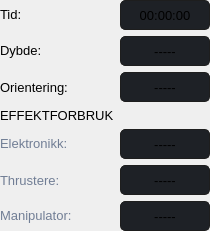
                                     <widget class="QFrame" name="rovColumn">
                                      <property name="minimumSize">
                                       <size>
                                        <width>0</width>
                                        <height>0</height>
                                       </size>
                                      </property>
                                      <property name="maximumSize">
                                       <size>
                                        <width>16777215</width>
                                        <height>16777215</height>
                                       </size>
                                      </property>
                                      <property name="frameShape">
                                       <enum>QFrame::NoFrame</enum>
                                      </property>
                                      <property name="frameShadow">
                                       <enum>QFrame::Raised</enum>
                                      </property>
                                      <layout class="QFormLayout" name="formLayout">
                                       <property name="rowWrapPolicy">
                                        <enum>QFormLayout::WrapLongRows</enum>
                                       </property>
                                       <property name="leftMargin">
                                        <number>0</number>
                                       </property>
                                       <property name="topMargin">
                                        <number>0</number>
                                       </property>
                                       <property name="rightMargin">
                                        <number>0</number>
                                       </property>
                                       <property name="bottomMargin">
                                        <number>0</number>
                                       </property>
                                       <item row="0" column="0">
                                        <widget class="QLabel" name="text_tid">
                                         <property name="minimumSize">
                                          <size>
                                           <width>100</width>
                                           <height>30</height>
                                          </size>
                                         </property>
                                         <property name="font">
                                          <font>
                                           <pointsize>10</pointsize>
                                           <italic>false</italic>
                                           <bold>false</bold>
                                          </font>
                                         </property>
                                         <property name="text">
                                          <string>Tid:</string>
                                         </property>
                                         <property name="textFormat">
                                          <enum>Qt::RichText</enum>
                                         </property>
                                        </widget>
                                       </item>
                                       <item row="0" column="1">
                                        <widget class="QLabel" name="label_tid">
                                         <property name="minimumSize">
                                          <size>
                                           <width>90</width>
                                           <height>30</height>
                                          </size>
                                         </property>
                                         <property name="maximumSize">
                                          <size>
                                           <width>90</width>
                                           <height>30</height>
                                          </size>
                                         </property>
                                         <property name="font">
                                          <font>
                                           <pointsize>10</pointsize>
                                           <italic>false</italic>
                                           <bold>false</bold>
                                          </font>
                                         </property>
                                         <property name="styleSheet">
                                          <string notr="true">background-color: rgb(30, 33, 38); border-radius: 5px; border: 1px solid rgb(30, 30, 30);</string>
                                         </property>
                                         <property name="frameShape">
                                          <enum>QFrame::NoFrame</enum>
                                         </property>
                                         <property name="lineWidth">
                                          <number>0</number>
                                         </property>
                                         <property name="midLineWidth">
                                          <number>0</number>
                                         </property>
                                         <property name="text">
                                          <string>00:00:00</string>
                                         </property>
                                         <property name="alignment">
                                          <set>Qt::AlignCenter</set>
                                         </property>
                                        </widget>
                                       </item>
                                       <item row="1" column="0">
                                        <widget class="QLabel" name="text_dybde">
                                         <property name="minimumSize">
                                          <size>
                                           <width>100</width>
                                           <height>30</height>
                                          </size>
                                         </property>
                                         <property name="font">
                                          <font>
                                           <pointsize>10</pointsize>
                                           <italic>false</italic>
                                           <bold>false</bold>
                                          </font>
                                         </property>
                                         <property name="text">
                                          <string>Dybde:</string>
                                         </property>
                                         <property name="textFormat">
                                          <enum>Qt::RichText</enum>
                                         </property>
                                        </widget>
                                       </item>
                                       <item row="1" column="1">
                                        <widget class="QLabel" name="label_dybde">
                                         <property name="minimumSize">
                                          <size>
                                           <width>90</width>
                                           <height>30</height>
                                          </size>
                                         </property>
                                         <property name="maximumSize">
                                          <size>
                                           <width>90</width>
                                           <height>30</height>
                                          </size>
                                         </property>
                                         <property name="font">
                                          <font>
                                           <pointsize>10</pointsize>
                                           <italic>false</italic>
                                           <bold>false</bold>
                                          </font>
                                         </property>
                                         <property name="styleSheet">
                                          <string notr="true">background-color: rgb(30, 33, 38); border-radius: 5px; border: 1px solid rgb(30, 30, 30);</string>
                                         </property>
                                         <property name="frameShape">
                                          <enum>QFrame::NoFrame</enum>
                                         </property>
                                         <property name="lineWidth">
                                          <number>0</number>
                                         </property>
                                         <property name="midLineWidth">
                                          <number>0</number>
                                         </property>
                                         <property name="text">
                                          <string>-----</string>
                                         </property>
                                         <property name="alignment">
                                          <set>Qt::AlignCenter</set>
                                         </property>
                                        </widget>
                                       </item>
                                       <item row="2" column="0">
                                        <widget class="QLabel" name="text_orientering">
                                         <property name="minimumSize">
                                          <size>
                                           <width>100</width>
                                           <height>30</height>
                                          </size>
                                         </property>
                                         <property name="font">
                                          <font>
                                           <pointsize>10</pointsize>
                                           <italic>false</italic>
                                           <bold>false</bold>
                                          </font>
                                         </property>
                                         <property name="text">
                                          <string>Orientering:</string>
                                         </property>
                                         <property name="textFormat">
                                          <enum>Qt::PlainText</enum>
                                         </property>
                                        </widget>
                                       </item>
                                       <item row="2" column="1">
                                        <widget class="QLabel" name="label_orientering">
                                         <property name="minimumSize">
                                          <size>
                                           <width>90</width>
                                           <height>30</height>
                                          </size>
                                         </property>
                                         <property name="maximumSize">
                                          <size>
                                           <width>90</width>
                                           <height>30</height>
                                          </size>
                                         </property>
                                         <property name="font">
                                          <font>
                                           <pointsize>10</pointsize>
                                           <italic>false</italic>
                                           <bold>false</bold>
                                          </font>
                                         </property>
                                         <property name="styleSheet">
                                          <string notr="true">background-color: rgb(30, 33, 38); border-radius: 5px; border: 1px solid rgb(30, 30, 30);</string>
                                         </property>
                                         <property name="frameShape">
                                          <enum>QFrame::NoFrame</enum>
                                         </property>
                                         <property name="lineWidth">
                                          <number>0</number>
                                         </property>
                                         <property name="midLineWidth">
                                          <number>0</number>
                                         </property>
                                         <property name="text">
                                          <string>-----</string>
                                         </property>
                                         <property name="alignment">
                                          <set>Qt::AlignCenter</set>
                                         </property>
                                        </widget>
                                       </item>
                                       <item row="4" column="0">
                                        <widget class="QLabel" name="title_effektforbruk">
                                         <property name="minimumSize">
                                          <size>
                                           <width>100</width>
                                           <height>0</height>
                                          </size>
                                         </property>
                                         <property name="maximumSize">
                                          <size>
                                           <width>16777215</width>
                                           <height>16777215</height>
                                          </size>
                                         </property>
                                         <property name="font">
                                          <font>
                                           <pointsize>10</pointsize>
                                           <italic>false</italic>
                                           <bold>false</bold>
                                          </font>
                                         </property>
                                         <property name="styleSheet">
                                          <string notr="true"/>
                                         </property>
                                         <property name="text">
                                          <string>EFFEKTFORBRUK</string>
                                         </property>
                                        </widget>
                                       </item>
                                       <item row="5" column="0">
                                        <widget class="QLabel" name="text_effekt_elektronikk">
                                         <property name="minimumSize">
                                          <size>
                                           <width>100</width>
                                           <height>30</height>
                                          </size>
                                         </property>
                                         <property name="font">
                                          <font>
                                           <pointsize>10</pointsize>
                                           <italic>false</italic>
                                           <bold>false</bold>
                                          </font>
                                         </property>
                                         <property name="styleSheet">
                                          <string notr="true">color: rgb(113, 126, 149);</string>
                                         </property>
                                         <property name="text">
                                          <string>Elektronikk:</string>
                                         </property>
                                         <property name="textFormat">
                                          <enum>Qt::RichText</enum>
                                         </property>
                                        </widget>
                                       </item>
                                       <item row="5" column="1">
                                        <widget class="QLabel" name="label_effekt_elektronikk_2">
                                         <property name="minimumSize">
                                          <size>
                                           <width>90</width>
                                           <height>30</height>
                                          </size>
                                         </property>
                                         <property name="maximumSize">
                                          <size>
                                           <width>90</width>
                                           <height>30</height>
                                          </size>
                                         </property>
                                         <property name="font">
                                          <font>
                                           <pointsize>10</pointsize>
                                           <italic>false</italic>
                                           <bold>false</bold>
                                          </font>
                                         </property>
                                         <property name="styleSheet">
                                          <string notr="true">background-color: rgb(30, 33, 38); border-radius: 5px; border: 1px solid rgb(30, 30, 30);</string>
                                         </property>
                                         <property name="frameShape">
                                          <enum>QFrame::NoFrame</enum>
                                         </property>
                                         <property name="lineWidth">
                                          <number>0</number>
                                         </property>
                                         <property name="midLineWidth">
                                          <number>0</number>
                                         </property>
                                         <property name="text">
                                          <string>-----</string>
                                         </property>
                                         <property name="alignment">
                                          <set>Qt::AlignCenter</set>
                                         </property>
                                        </widget>
                                       </item>
                                       <item row="6" column="0">
                                        <widget class="QLabel" name="text_effekt_thrustere">
                                         <property name="minimumSize">
                                          <size>
                                           <width>100</width>
                                           <height>30</height>
                                          </size>
                                         </property>
                                         <property name="font">
                                          <font>
                                           <pointsize>10</pointsize>
                                           <italic>false</italic>
                                           <bold>false</bold>
                                          </font>
                                         </property>
                                         <property name="styleSheet">
                                          <string notr="true">color: rgb(113, 126, 149);</string>
                                         </property>
                                         <property name="text">
                                          <string>Thrustere:</string>
                                         </property>
                                         <property name="textFormat">
                                          <enum>Qt::PlainText</enum>
                                         </property>
                                        </widget>
                                       </item>
                                       <item row="6" column="1">
                                        <widget class="QLabel" name="label_effekt_thrustere_2">
                                         <property name="minimumSize">
                                          <size>
                                           <width>90</width>
                                           <height>30</height>
                                          </size>
                                         </property>
                                         <property name="maximumSize">
                                          <size>
                                           <width>90</width>
                                           <height>30</height>
                                          </size>
                                         </property>
                                         <property name="font">
                                          <font>
                                           <pointsize>10</pointsize>
                                           <italic>false</italic>
                                           <bold>false</bold>
                                          </font>
                                         </property>
                                         <property name="styleSheet">
                                          <string notr="true">background-color: rgb(30, 33, 38); border-radius: 5px; border: 1px solid rgb(30, 30, 30);</string>
                                         </property>
                                         <property name="frameShape">
                                          <enum>QFrame::NoFrame</enum>
                                         </property>
                                         <property name="lineWidth">
                                          <number>0</number>
                                         </property>
                                         <property name="midLineWidth">
                                          <number>0</number>
                                         </property>
                                         <property name="text">
                                          <string>-----</string>
                                         </property>
                                         <property name="alignment">
                                          <set>Qt::AlignCenter</set>
                                         </property>
                                        </widget>
                                       </item>
                                       <item row="7" column="0">
                                        <widget class="QLabel" name="text_effekt_manipulator">
                                         <property name="minimumSize">
                                          <size>
                                           <width>100</width>
                                           <height>30</height>
                                          </size>
                                         </property>
                                         <property name="font">
                                          <font>
                                           <pointsize>10</pointsize>
                                           <italic>false</italic>
                                           <bold>false</bold>
                                          </font>
                                         </property>
                                         <property name="styleSheet">
                                          <string notr="true">color: rgb(113, 126, 149);</string>
                                         </property>
                                         <property name="text">
                                          <string>Manipulator:</string>
                                         </property>
                                         <property name="textFormat">
                                          <enum>Qt::RichText</enum>
                                         </property>
                                        </widget>
                                       </item>
                                       <item row="7" column="1">
                                        <widget class="QLabel" name="label_effekt_manipulator_2">
                                         <property name="minimumSize">
                                          <size>
                                           <width>90</width>
                                           <height>30</height>
                                          </size>
                                         </property>
                                         <property name="maximumSize">
                                          <size>
                                           <width>90</width>
                                           <height>30</height>
                                          </size>
                                         </property>
                                         <property name="font">
                                          <font>
                                           <pointsize>10</pointsize>
                                           <italic>false</italic>
                                           <bold>false</bold>
                                          </font>
                                         </property>
                                         <property name="styleSheet">
                                          <string notr="true">background-color: rgb(30, 33, 38); border-radius: 5px; border: 1px solid rgb(30, 30, 30);</string>
                                         </property>
                                         <property name="frameShape">
                                          <enum>QFrame::NoFrame</enum>
                                         </property>
                                         <property name="lineWidth">
                                          <number>0</number>
                                         </property>
                                         <property name="midLineWidth">
                                          <number>0</number>
                                         </property>
                                         <property name="text">
                                          <string>-----</string>
                                         </property>
                                         <property name="alignment">
                                          <set>Qt::AlignCenter</set>
                                         </property>
                                        </widget>
                                       </item>
                                      </layout>
                                     </widget>
